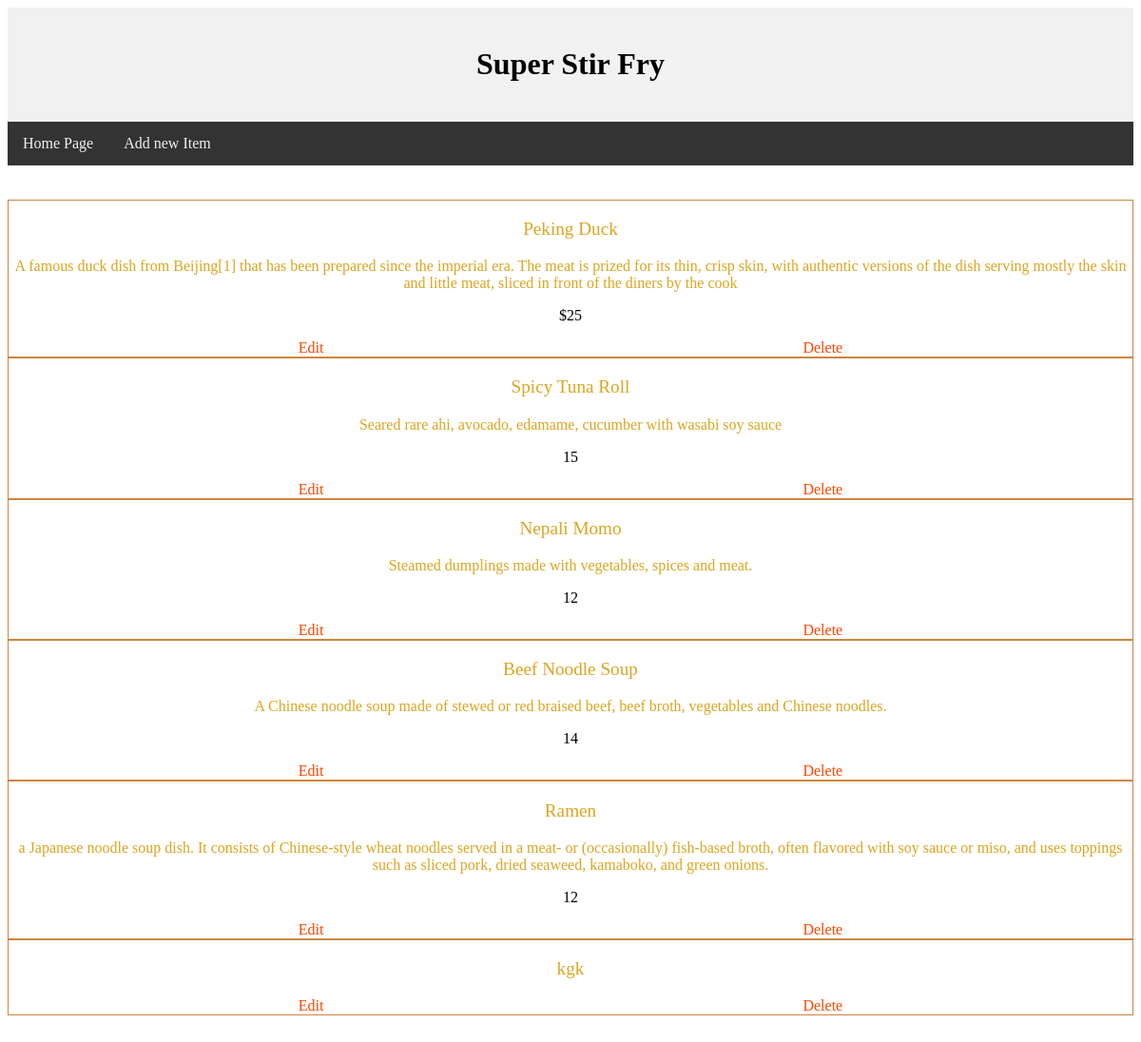
The page /restaurant/2/ on the database its author committed.
### database_setup.py (models this page shows, shortened)
class Restaurant(Base):
    __tablename__ = 'restaurant'
    id = Column(Integer, primary_key=True)
    name = Column(String(250), nullable=False)

class MenuItem(Base):
    __tablename__ = 'menu_item'
    name =Column(String(80), nullable = False)
    id = Column(Integer, primary_key = True)
    description = Column(String(250))
    price = Column(String(8))
    course = Column(String(250))
    restaurant_id = Column(Integer,ForeignKey('restaurant.id'))
    restaurant = relationship(Restaurant)

### project.py (the view)
@app.route('/restaurant/<int:rest_id>/')
def restaurantMenu(rest_id):
    rest_name = session.query(Restaurant).filter_by(id = rest_id).one()
    items = session.query(MenuItem).filter_by(restaurant_id = rest_id)
    return render_template('menu.html',restaurant=rest_name,items=items)

### templates/menu.html (shortened to what this page needs)
<html>
    <head>
        <link rel="stylesheet"   href = "{{url_for('static',filename ='css/style.css')}}">
    </head>
<body>
<div class = "header">
<h1>{{restaurant.name}}</h1>
</div>
<div class ="topnav">
    <a href = "{{ url_for('showRestaurants')}}"> Home Page </a>
    <a href = "{{ url_for('newMenuItem', restaurant_id = restaurant.id)}}">Add new Item</a>
</div>
<br>
<br>
{% for i in items %}
<div class ="main" style="text-align: center; border: 1px solid peru;">
<p id ="name">{{i.name}}</p>
<p id ="desc">{{i.description}}</p>
<p id ="price "> {{i.price}} </p>
<a href = "{{ url_for('editMenuItem', restaurant_id = restaurant.id, menu_id = i.id) }}">Edit</a>
<a href = "{{url_for('deleteMenuItem', restaurant_id = restaurant.id, menu_id = i.id ) }}">Delete</a>
</div>
{% endfor %}
</body>
</html>

### static/css/style.css (style rules this page uses)
.header { background-color: #f1f1f1; padding: 20px; text-align: center; }
.topnav { overflow: hidden; background-color: #333; }
.topnav a { float: left; display: block; color: #f2f2f2; text-align: center; padding: 14px 16px; text-decoration: none; }
#name { text-align:center; color : goldenrod; font-size: larger; }
#desc { text-align:center; color : goldenrod; }
.main a { text-align: center; width: 320px; padding: 250px; color : orangered; text-decoration: none; }

### rows shown on the page
Restaurant: name "Super Stir Fry"
MenuItem: name "Peking Duck", description "A famous duck dish from Beijing[1] that has been prepared since the imperial era. The meat is prized for its thin, crisp skin, with authentic versions of the dish serving mostly the skin and little meat, sliced in front of the diners by the cook", price "$25"
MenuItem: name "Spicy Tuna Roll", description "Seared rare ahi, avocado, edamame, cucumber with wasabi soy sauce", price "15"
MenuItem: name "Nepali Momo", description "Steamed dumplings made with vegetables, spices and meat.", price "12"
MenuItem: name "Beef Noodle Soup", description "A Chinese noodle soup made of stewed or red braised beef, beef broth, vegetables and Chinese noodles.", price "14"
MenuItem: name "Ramen", description "a Japanese noodle soup dish. It consists of Chinese-style wheat noodles served in a meat- or (occasionally) fish-based broth, often flavored with soy sauce or miso, and uses toppings such as sliced pork, dried seaweed, kamaboko, and green onions.", price "12"
MenuItem: name "kgk"
